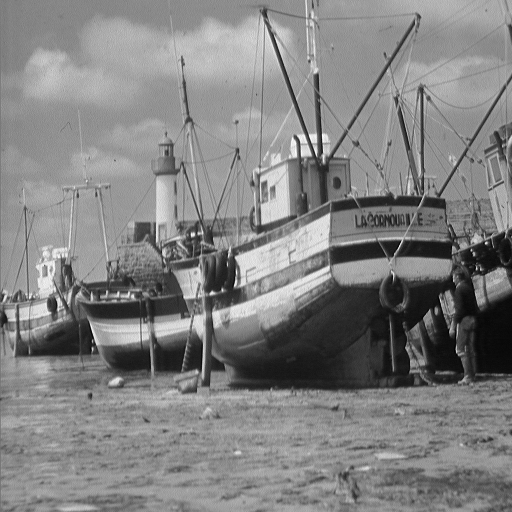
#> input picture Exercises/boat.png, 512 x 512 px
$ python 03-NonLocalMeansStudy.py
#> lines starting #> are read from the running program, lines starting #| are printed output that depends on the picture; long printed decimals are rounded
#!/usr/bin/env python
# coding: utf-8

# # Studying the details of non-local means
# A. Kaestner<br/> Laboratory for Neutron Scattering and Imaging, Paul Scherrer Institut, Switzerland<br/>
# <br/>
# Non-local means is a popular method for denoising images. Here, we look at what the filter is doing.
#

# ## Load some packages

# In[3]:


import numpy as np
import matplotlib.pyplot as plt
from scipy import ndimage
from mpl_toolkits.mplot3d import Axes3D
import skimage.filters as flt
import skimage.restoration as res


# # Load test image
# The boat image is a often used test image with many line features.

# In[4]:


img = plt.imread("boat.png")
#> img is the input picture: shape (512, 512) float32; min 0, max 1, mean 0.509
plt.imshow(img, cmap="gray")
print(img.shape)
#| (512, 512)


# # Look at different local neighborhoods

# In[5]:


def region(img, pos, M2):
    return img[(pos[0] - M2) : (pos[0] + M2 + 1), (pos[1] - M2) : (pos[1] + M2 + 1)]


# In[6]:


def showRegions(img, pos1, pos2, M2):
#> called with M2 = 2
    plt.figure(figsize=(15, 8))
    plt.subplot(1, 3, 1)
    plt.imshow(img, cmap="gray")

    plt.plot(pos1[1], pos1[0], "ro")
    plt.plot(pos2[1], pos2[0], "yo")

    plt.subplot(1, 3, 2)
    r1 = region(img, pos1, M2)
#> r1 = [[0.592, 0.659, 0.624, 0.671, 0.639], [0.624, 0.643, 0.639, 0.651, 0.667], [0.616, 0.647, 0.616, 0.659, 0.631], [0.6, 0.647, 0.627, 0.608, 0.616], [0.553, 0.647, 0.624, 0.553, 0.608]]
    plt.imshow(r1, clim=[0, 1])
    plt.title("Region at position 1")

    plt.subplot(1, 3, 3)
    r2 = region(img, pos2, M2)
#> r2 = [[0.173, 0.184, 0.173, 0.192, 0.176], [0.184, 0.184, 0.204, 0.192, 0.161], [0.188, 0.2, 0.2, 0.173, 0.173], [0.192, 0.176, 0.165, 0.169, 0.169], [0.176, 0.165, 0.176, 0.169, 0.169]]
    plt.imshow(r2, clim=[0, 1])
    plt.title("Region at position 2")

    idiff = np.abs(np.mean(r1) - np.mean(r2))
#> idiff = 0.447
    print("Intensity difference between r1 and r2 is", idiff)
#| Intensity difference between r1 and r2 is 0.4471

    dx = pos1[0] - pos2[0]
    dy = pos1[1] - pos2[1]
    dist = np.sqrt(dx ** 2 + dy ** 2)
    print("Euclidean distance between p1 and p2 is", dist)

    return idiff, dist


# Let's look at 5x5-neighborhoods around some pixels

# In[7]:


plt.figure(figsize=(15, 8))
M = 5
pos1 = [280, 350]
pos2 = [300, 350]
M2 = int(M / 2)
idiff1, dist1 = showRegions(img, pos1, pos2, M2)
#> idiff1 = 0.447; dist1 = 20


# As you can see, there is great difference between the average intensity in these two neighborhoods. This means, we don't want them to contribute to each others average. Let's try two new pixels:

# In[8]:


plt.figure(figsize=(15, 8))
plt.figure(figsize=(15, 8))
M = 5
pos3 = [280, 350]
pos4 = [100, 100]
M2 = int(M / 2)
idiff2, dist2 = showRegions(img, pos3, pos4, M2)
#| Intensity difference between r1 and r2 is 0.02416
#> idiff2 = 0.0242; dist2 = 308.1


# These positions are much more similar and there would be a benefit to combine these two positions in an average.

# Comparing at the intensity difference and euclidean distance for the two positions we see that region remote from a pixel can be used to compute an average. This leads us to the non-local means.

# # Non-local means algorithm
#
# $u(p)=\frac{1}{C(p)}\sum_{q\in\Omega}v(q)\,f(p,q)$
#
# where
# - $v$ and $u$ input and result images.
# - $C(p)$ is the sum of all pixel weights as <br/>$C(p)=\sum_{q\in\Omega}f(p,q)$
#
# - $f(p,q)$ is a weight function based on the intensity difference between the pixels $p$ and $q$ <br/>$f(p,q)=e^{-\frac{|B(q)-B(p)|^2}{h^2}}$
# - $B(p)=\sum_{i\in N_p} w(i-p)\cdot v(i)$, where $w(i)$ are the weights. The simple case all $w(i)=1$, but it could also be Gaussian or binomial weights.
#
# A. Buades, "A non-local algorithm for image denoising". Computer Vision and Pattern Recognition, 2005. 2: 60–65. doi:10.1109/CVPR.2005.38.
#

# ## Looking at the diffence weights for the image relative to a single position

# In[9]:


def nlm_singlepos(img, pos, M, h):
#> called with M = 5, h = 0.01
    res = ndimage.filters.uniform_filter(img, M)
    ref = img[pos[0], pos[1]]
#> ref = 0.616
    for r in np.arange(0, img.shape[0]):
        for c in np.arange(0, img.shape[1]):
            res[r, c] = np.exp(-((res[r, c] - ref) ** 2) / h)
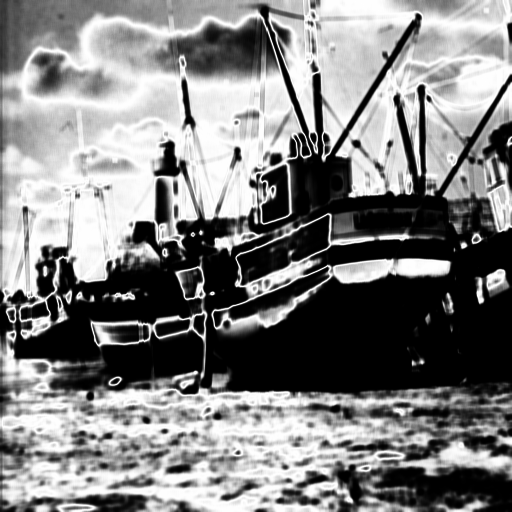
#> res: shape (512, 512) float32; min 2.43e-15, max 1, mean 0.505

    res = res / np.sum(res)
    return res


# In[10]:


def testPos(img, pos, M, h):
    sub = nlm_singlepos(img, pos, M, h)
    plt.imshow(sub, cmap="gray")
    plt.plot(pos[1], pos[0], "or")
    print(np.min(sub), np.max(sub))
#| 1.8377748e-20 7.5494054e-06


# In[11]:


plt.figure(figsize=(15, 8))
h = 0.01

plt.subplot(1, 3, 1)
testPos(img, pos1, 5, h)
plt.title("Stern")

pos = (230, 400)
plt.subplot(1, 3, 2)
testPos(img, pos2, 5, h)
#> call 2 of nlm_singlepos, with M = 5, h = 0.01
#> in nlm_singlepos (call 2), `ref = img[pos[0], pos[1]]`: ref = 0.2
#> after the loop in nlm_singlepos (call 2), `for r in np.arange(0, img.shape[0]):`:
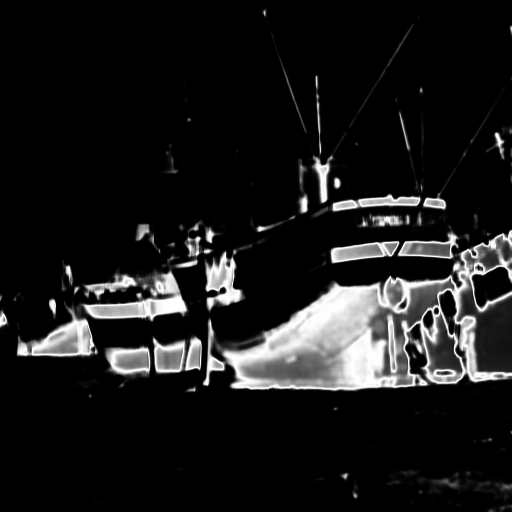
#> res: shape (512, 512) float32; min 1.18e-23, max 1, mean 0.103
#| 4.3533205e-28 3.685957e-05
plt.title("Shadow at stern")

pos = (350, 300)
plt.subplot(1, 3, 3)
testPos(img, pos4, 5, h)
#> call 3 of nlm_singlepos, with M = 5, h = 0.01
#> in nlm_singlepos (call 3), `ref = img[pos[0], pos[1]]`: ref = 0.678
#> after the loop in nlm_singlepos (call 3), `for r in np.arange(0, img.shape[0]):`:
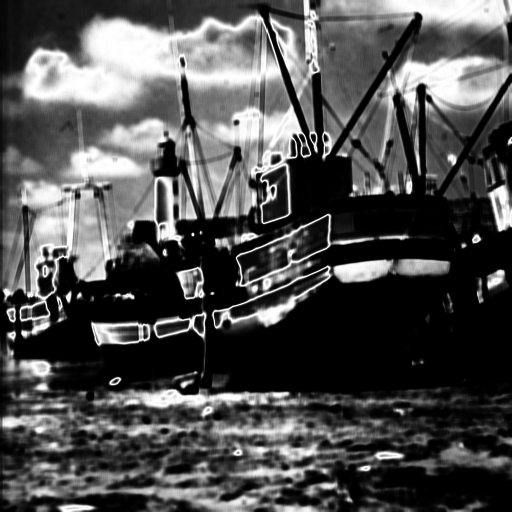
#> res: shape (512, 512) float32; min 1.13e-18, max 1, mean 0.315
#| 1.372398e-23 1.211965e-05
plt.title("Clouds")


# Now you can see that the weight for the clouds and the stern are more similar than the shadow region. This is confirmed by the previous finding that the intensity difference is much less between these postions than to the shadow area. This is the concept of non-locality, pixels with small intensity difference are summed up. It doesn't matter how far Euclidean distance separating them.

# The new pixel value is computed as the sum of the product between image and weights. This will then be repeated for all pixels to obtain the filtered image.

# ## Try parameter $h$
# Parameter $h$ controls the sensitivity of the filter. Below, you can see what happens when $h$ is increased.

# In[12]:


plt.figure(figsize=[15, 12])
parH = [0.01, 0.02, 0.05, 0.1]
pos = (230, 400)

for i in range(len(parH)):
    print(parH[i])
    plt.subplot(2, 2, i + 1)
    fimg = testPos(img, pos, 5, h=parH[i])

    plt.title("h={}".format(parH[i]))
#> this loop made 4 passes
#| 2.8599112e-18 2.5862337e-05
#| 4.8910416e-12 1.470818e-05
#| 1.9805299e-08 7.727596e-06
#| 2.867905e-07 5.6649524e-06
#> pass 1, in nlm_singlepos (call 4), `res = res / np.sum(res)`:
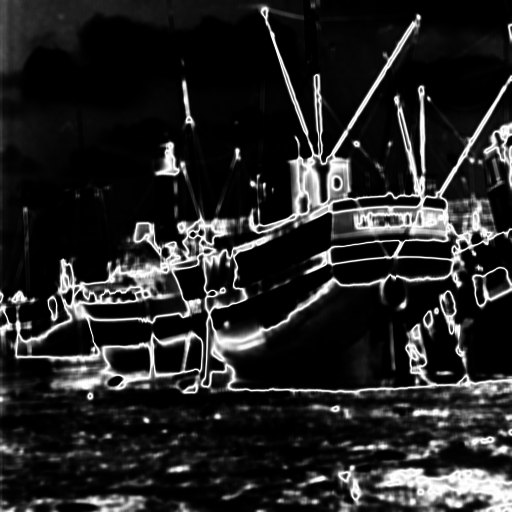
#> res: shape (512, 512) float32; min 2.86e-18, max 2.59e-05, mean 3.81e-06; drawn with min black and max white
#> pass 3, in nlm_singlepos (call 6), `res = res / np.sum(res)`:
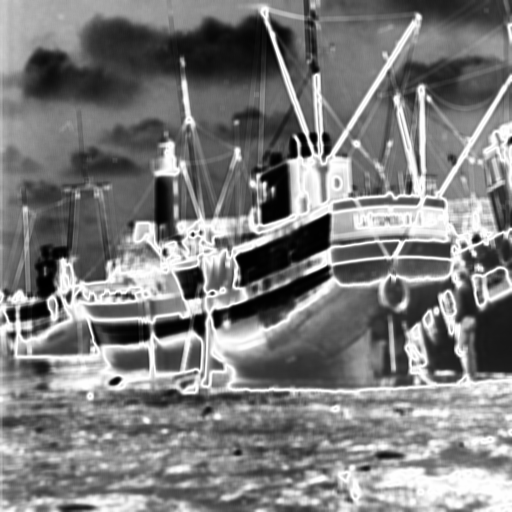
#> res: shape (512, 512) float32; min 1.98e-08, max 7.73e-06, mean 3.81e-06; drawn with min black and max white


# The effect of a greater value on $h$ is that a wider range of pixel values are considered for the average computation of a position. If you look at $h=0.01$, only very similar values are considered. This changes when $h$ increase and for the case of $h=0.1$ a great number of pixels contribute to the average.

# # Putting it all together
# The non-local means filter is implemented in scikit image (module restoration). Basic use with default parameters gives:

# In[13]:


nlm = res.denoise_nl_means(img,)
plt.imshow(nlm)


# I.e. rather strong filter effect. But as you can see, edges are still well-preserved. You may think that the filter effect is too strong and provide patchy (piecewise constant) results. This can be tuned with sensitivity parameter $h$.

# ## Try parameter $h$
# Let's try what happens when the sensitivity parameter h changes:

# In[15]:


plt.figure(figsize=[15, 12])
parH = [0.01, 0.02, 0.05, 0.1]

for i in range(len(parH)):
    print(parH[i])
    fimg = res.denoise_nl_means(img, h=parH[i])
    plt.subplot(2, 2, i + 1)
    plt.imshow(fimg)
    plt.title("h={}".format(parH[i]))


# ## Try noise performance
# Now let's add some noise to the data:
# ### Gaussian
# Gaussian noise can be handled well, but there may be a need to adjust $h$ to cope with lower SNR

# In[16]:


SNR = [0.01, 0.02, 0.05, 0.1]
plt.figure(figsize=[15, 12])

for i in range(len(SNR)):
    nimg = img + np.random.normal(0, SNR[i], size=img.shape)
    fimg = res.denoise_nl_means(nimg, h=0.05)
    plt.subplot(2, 2, i + 1)
    plt.imshow(fimg)
    plt.title("SNR={}".format(1 / SNR[i]))
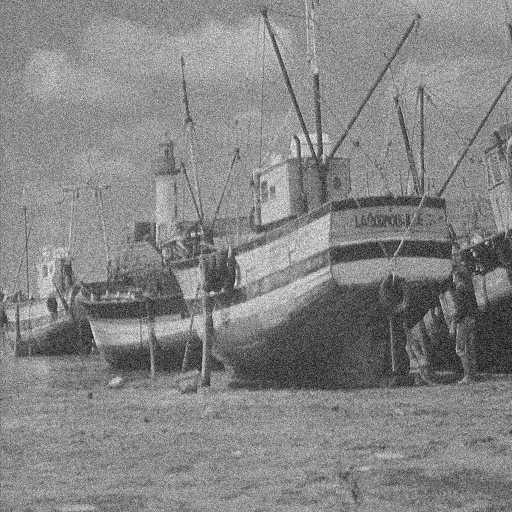
#> nimg: shape (512, 512) float64; min -0.302, max 1.25, mean 0.509; drawn with min black and max white


# Using $h=0.05$ the filter handles high SNR well, but the performance breaks down for SNR=10. Try to see how it performs with $h=0.1$.
#
# Now you can see that the weight for the clouds and the stern are more similar than the shadow region. This is confirmed by the previous finding that the intensity difference is much less between these postions than to the shadow area. This is the concept of non-locality, pixels with small intensity difference are summed up. It doesn't matter how far Euclidean distance separating them.

# In[ ]:
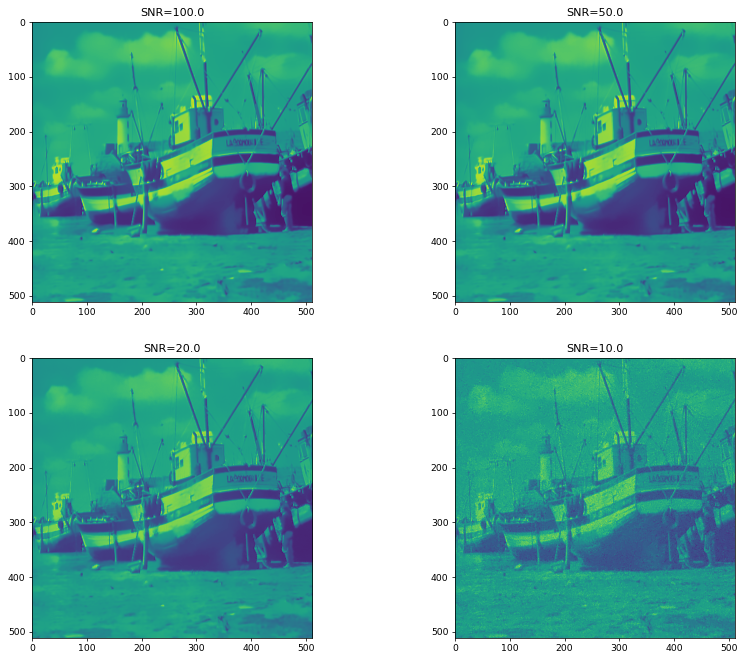
#> figure drawn by matplotlib, 4 panels
